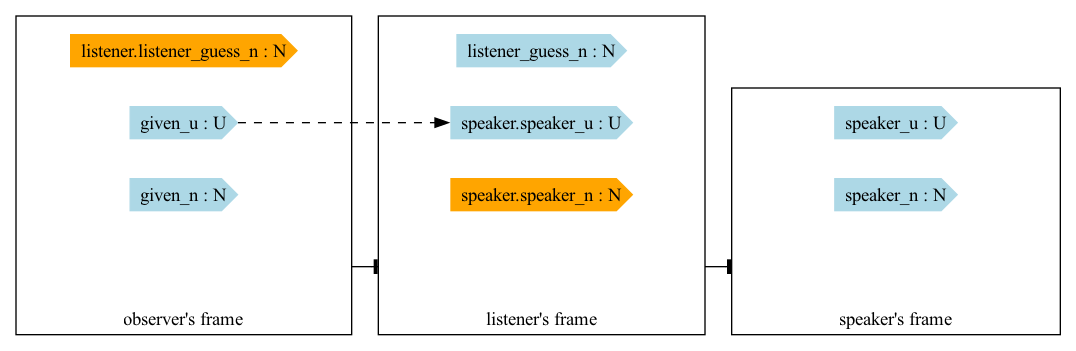

Recreate this plot in Python.
# ruff: noqa
# adapted from https://github.com/kach/memo/blob/main/demo/Memonomicon.ipynb and made more clear by making variable names unique
# also extended to include another utterance option ("most")

# %%

import jax
import jax.numpy as np
from memo import memo

N = list(range(0,10))  # number of nice people
U = [0, 1, 2, 3]     # utterance: {none, some, most, all} of the people are nice

@jax.jit
def utterance_means_n(u, n):  # (none)  (some)  (most)  (all)
    return np.array([
        n == 0,
        n > 0,
        n > max(N)/2,
        n == max(N)
    ])[u]

# per https://github.com/kach/memo/blob/main/memo/comic.py and figure 4 in https://dl.acm.org/doi/pdf/10.1145/3763078:
# - orange marks choices that are uncertain in the frame
# - blue marks choices that are known in the frame
# - dashed arrow marks conditioning 
@memo(save_comic="scalar")
def scalar[given_n: N, given_u: U](beta):
    # We consider both a speaker and a listener.
    cast: [speaker, listener]

    # The listener thinks that:
    listener: thinks[
        # the speaker, having been given some target n items (with a uniform prior),
        speaker: given(speaker_n in N, wpp=1),

        # has chosen an utterance imagining that,
        speaker: chooses(speaker_u in U, wpp=imagine[
            # the listener--
            # hearing the utterance,
            listener: knows(speaker_u),
            # and estimating n based on what is accurate for the utterance--
            listener: chooses(listener_n in N, wpp=utterance_means_n(speaker_u, listener_n)),
            # will expect the utterance to have been chosen based on[^1] that estimated n (i.e., will expect the speaker to have intended to be informative to some degree).
            exp(beta * E[speaker_n == listener.listener_n])
            # [1]: "based on" = for the listener, the probability of each possible utterance is weighted by beta, so that the relative probability of each utterance (based on the listener's estimated n) is a free parameter. As a result, we could model listeners who are more or less likely to assume that the speaker is intending to be informative, by varying beta. (Here, we're specifically using the softmax function.)
        ])
    ]

    # With this mental model, we establish that the listener now knows that the utterance is the currently specified one
    listener: observes [speaker.speaker_u] is given_u
    # and the listener selects an n for themselves based on the expected value of each n in their representation of the speaker
    listener: chooses(listener_guess_n in N, wpp=E[speaker.speaker_n == listener_guess_n])
    listener: INSPECT()
    return E[listener.listener_guess_n == given_n]


from matplotlib import pyplot as plt
plt.plot(scalar(1), label=['none', 'some', 'most', 'all'])
plt.xlabel('Number of nice people')
plt.ylabel('Posterior probability')
plt.legend()
None
